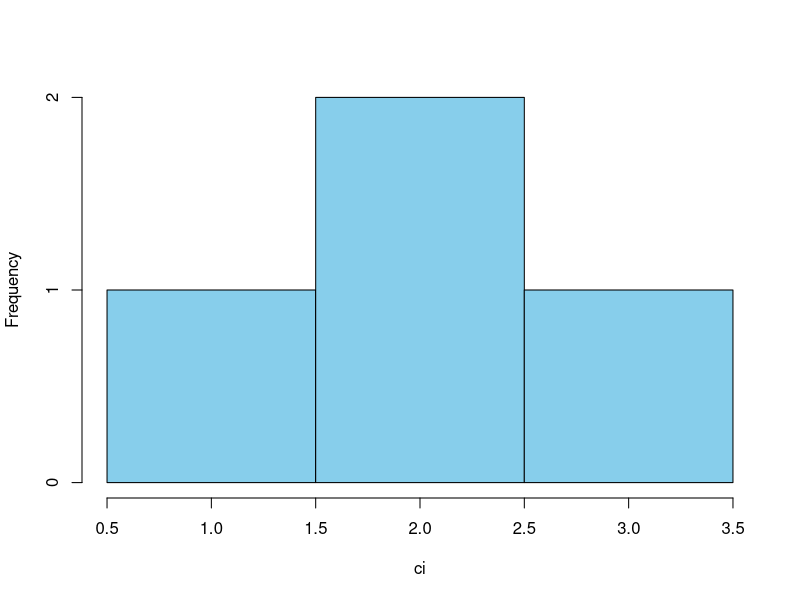
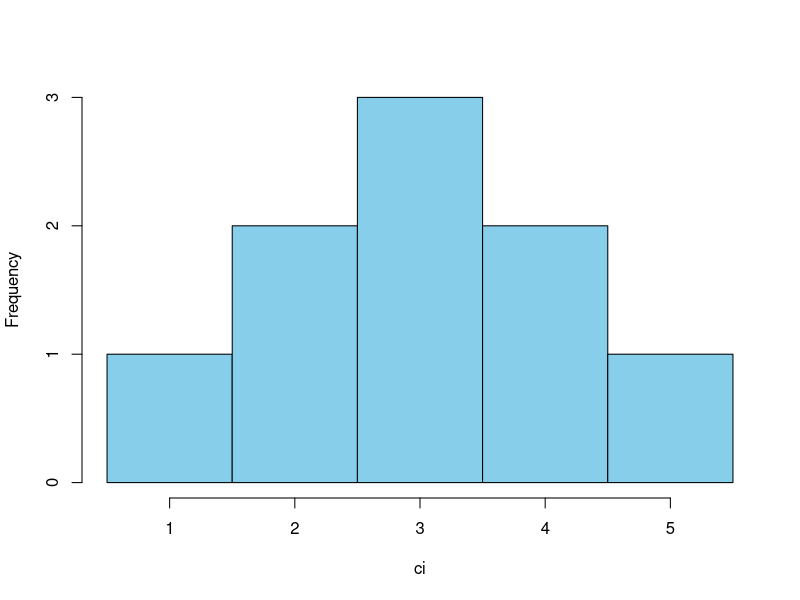
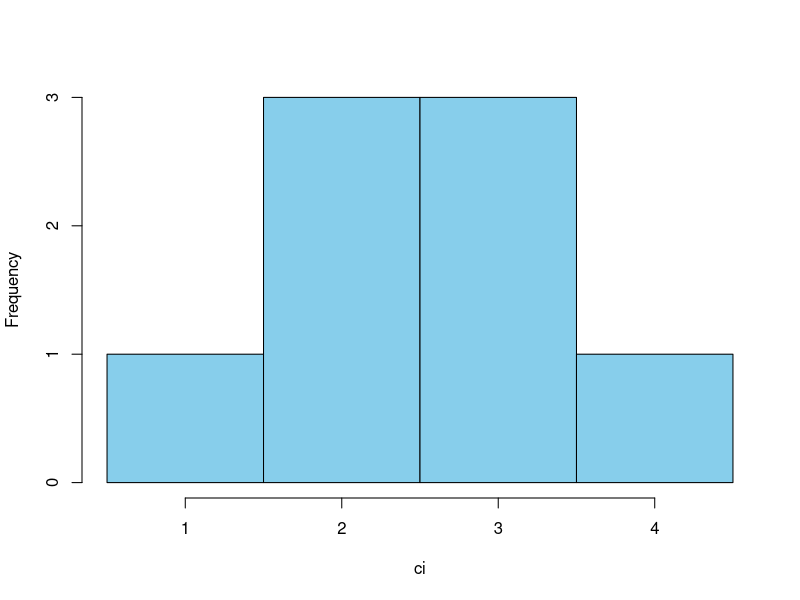
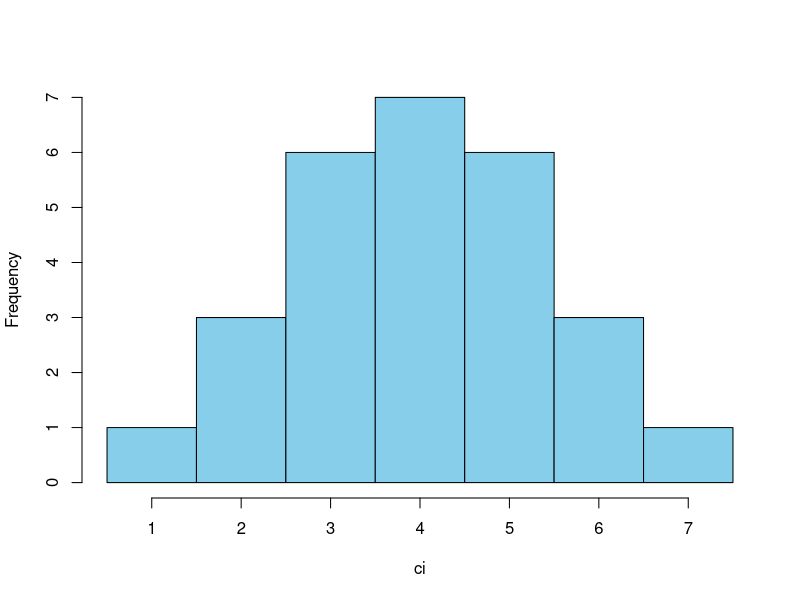

R code for these plots, in order:
## ---- chunk 1
knitr::opts_chunk$set(echo = TRUE)
## ---- chunk 2
FK <- function(obj) {
  obj <- obj[seq(ncol(obj),1)]
  colnames(obj) <- NULL
  obj <- as.matrix(obj)
  
  im <- replicate(nrow(obj),replicate(ncol(obj),replicate(nrow(obj)," ")))
  
  for (k in 1:nrow(obj)) {
    for (j in 1:nrow(obj)) {
      for (i in 1:ncol(obj)) {
        if (obj[[k,i]] == obj[[j,i]]) {
          im[[j,i,k]] <- obj[[k,i]]
        } else {
          im[[j,i,k]] <- obj[[j,i]]
          break
        }
      }
    }
  }
  
  eqim <- data.frame(lapply(1:nrow(obj), 
                            function(k) apply(im[,,k], 1, function(x) paste(x, collapse = ""))))
  colnames(eqim) <- apply(obj, 1, function(x) paste(x, collapse = ""))
  print(eqim)
  
  ci <- sapply(1:ncol(eqim),function(k) grep(colnames(eqim)[k],unique(eqim[,k])))
  hist(ci, breaks=seq(0.5,max(ci)+0.5,1), col = "skyblue", main="")
}
## ---- chunk 3
obj22 <- expand.grid(c(2,1),c(2,1))
FK(obj22)
## ---- chunk 4
obj23 <- expand.grid(c(3,2,1),c(3,2,1))
FK(obj23)
## ---- chunk 5
obj32 <- expand.grid(c(2,1),c(2,1),c(2,1))
FK(obj32)
## ---- chunk 6
obj33 <- expand.grid(c(3,2,1),c(3,2,1),c(3,2,1))
FK(obj33)
